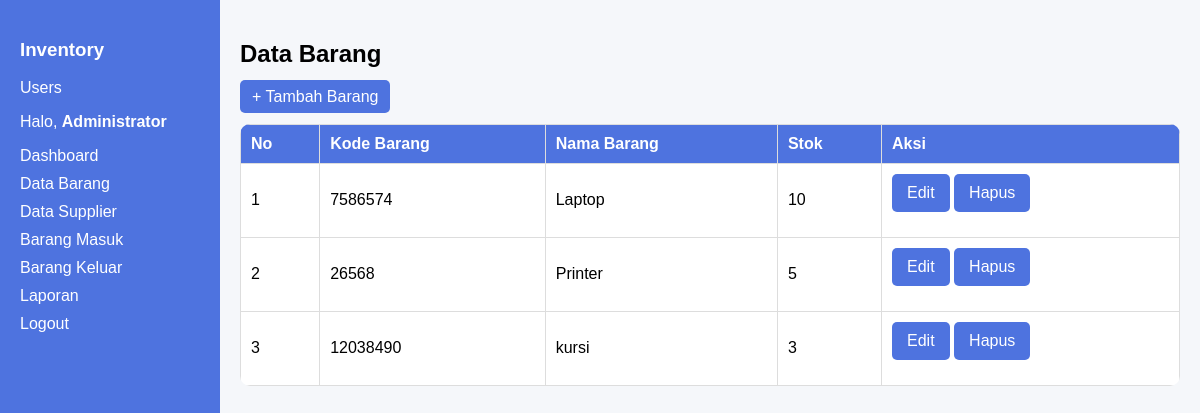
Page /barang.php (signed in) on the committed database.
### tables this page shows
CREATE TABLE `barang` (
  `id` int(11) NOT NULL,
  `nama_barang` varchar(100) NOT NULL,
  `stok` int(11) NOT NULL,
  `kode_barang` int(11) NOT NULL
);

### barang.php (the view, shortened to what this page needs)
<?php
include 'koneksi.php';
?>
<!DOCTYPE html>
<html>
<head>
</head>
<body>
<div class="sidebar">
    <h3>Inventory</h3>
    <a href="users.php">Users</a>
    <p>Halo, <strong><?= htmlspecialchars($_SESSION['user']['nama']) ?></strong></p>
    <a href="dashboard.php">Dashboard</a>
    <a href="barang.php">Data Barang</a>
    <a href="supplier.php">Data Supplier</a>
    <a href="barang_masuk.php">Barang Masuk</a>
    <a href="barang_keluar.php">Barang Keluar</a>
    <a href="laporan.php">Laporan</a>
    <a href="logout.php">Logout</a>
</div>
<div class="content">
    <h2>Data Barang</h2>
    <a href="tambah_barang.php" class="add-button">+ Tambah Barang</a><br><br>
    <table>
        <tr>
            <th>No</th>
            <th>Kode Barang</th>
            <th>Nama Barang</th>
            <th>Stok</th>
            <th>Aksi</th>
        </tr>
        <?php
        $no = 1;
        $query = mysqli_query($conn, "SELECT * FROM barang");
        while($row = mysqli_fetch_assoc($query)) {
            $kode = isset($row['kode_barang']) ? $row['kode_barang'] : '';
            $nama = isset($row['nama_barang']) ? $row['nama_barang'] : '';
            $stok = isset($row['stok']) ? $row['stok'] : 0;
            echo "<tr>
                    <td>{$no}</td>
                    <td>{$kode}</td>
                    <td>{$nama}</td>
                    <td>{$stok}</td>
                    <td>
                    <a class='btn' href='edit_barang.php?id=".$row['id']."'>Edit</a>
                    <a class='btn' href='hapus_barang.php?id=".$row['id']."' onclick='return confirm(\"Yakin hapus?\");'>Hapus</a></td>
                  </tr>";
            $no++;
        }
        ?>
    </table>
</div>
</body>
</html>

### barang.php (style rules this page uses)
body { font-family: Arial, sans-serif; margin: 0; padding: 0; background: #f5f7fa; }
.sidebar { width: 180px; height: 100vh; background: #4e73df; color: white; position: fixed; padding: 20px; }
.sidebar a { color: white; text-decoration: none; display: block; margin: 10px 0; }
.content { margin-left: 220px; padding: 20px; }
table { width: 100%; border-collapse: collapse; background: white; border-radius: 10px; overflow: hidden; }
th, td { border: 1px solid #ddd; padding: 10px; text-align: left; }
th { background: #4e73df; color: white; }
.add-button { background: #4e73df; color: white; padding: 8px 12px; border: none; border-radius: 5px; text-decoration: none; }
.btn { background-color: #4e73df; border: none; padding: 10px 15px; color: white; border-radius: 5px; text-decoration: none; display: inline-block; margin-bottom: 15px; }

### rows in the picture
barang: kode_barang "7586574", nama_barang "Laptop", stok "10"
barang: kode_barang "26568", nama_barang "Printer", stok "5"
barang: kode_barang "12038490", nama_barang "kursi", stok "3"

### other values in the picture
$_SESSION['user']['nama'] "Administrator"
